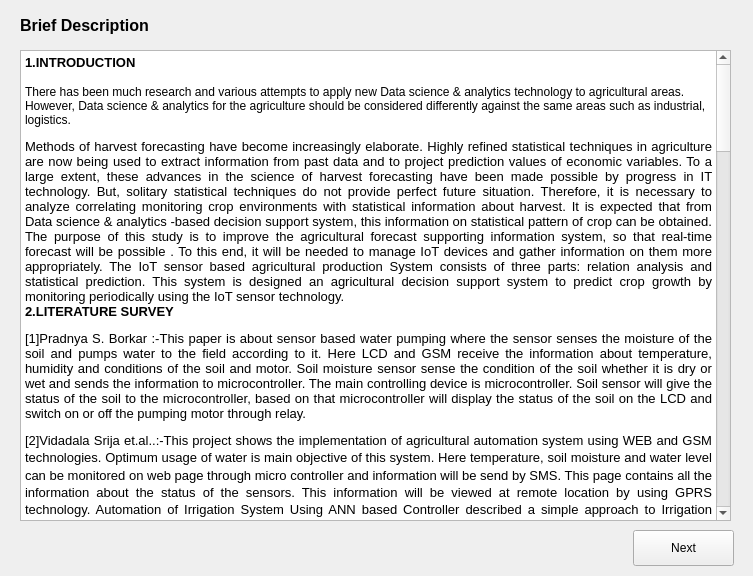
<?xml version="1.0" encoding="UTF-8"?>
<ui version="4.0">
 <class>Form</class>
 <widget class="QWidget" name="Form">
  <property name="geometry">
   <rect>
    <x>0</x>
    <y>0</y>
    <width>753</width>
    <height>576</height>
   </rect>
  </property>
  <property name="windowTitle">
   <string>Agriculture - Description</string>
  </property>
  <widget class="QLabel" name="label">
   <property name="geometry">
    <rect>
     <x>20</x>
     <y>10</y>
     <width>231</width>
     <height>31</height>
    </rect>
   </property>
   <property name="text">
    <string>&lt;html&gt;&lt;head/&gt;&lt;body&gt;&lt;p&gt;&lt;span style=&quot; font-size:12pt; font-weight:600;&quot;&gt;Brief Description&lt;/span&gt;&lt;/p&gt;&lt;/body&gt;&lt;/html&gt;</string>
   </property>
  </widget>
  <widget class="QTextBrowser" name="breiefDesp">
   <property name="geometry">
    <rect>
     <x>20</x>
     <y>50</y>
     <width>711</width>
     <height>471</height>
    </rect>
   </property>
   <property name="documentTitle">
    <string/>
   </property>
   <property name="html">
    <string>&lt;!DOCTYPE HTML PUBLIC &quot;-//W3C//DTD HTML 4.0//EN&quot; &quot;http://www.w3.org/TR/REC-html40/strict.dtd&quot;&gt;
&lt;html&gt;&lt;head&gt;&lt;meta name=&quot;qrichtext&quot; content=&quot;1&quot; /&gt;&lt;style type=&quot;text/css&quot;&gt;
p, li { white-space: pre-wrap; }
&lt;/style&gt;&lt;/head&gt;&lt;body style=&quot; font-family:'Noto Sans'; font-size:10pt; font-weight:400; font-style:normal;&quot;&gt;
&lt;p style=&quot; margin-top:0px; margin-bottom:0px; margin-left:0px; margin-right:0px; -qt-block-indent:0; text-indent:0px; line-height:100%;&quot;&gt;&lt;span style=&quot; font-family:'Times New Roman,serif'; font-weight:600; color:#000000;&quot;&gt;1.INTRODUCTION&lt;/span&gt;&lt;/p&gt;
&lt;p style=&quot;-qt-paragraph-type:empty; margin-top:0px; margin-bottom:0px; margin-left:0px; margin-right:0px; -qt-block-indent:0; text-indent:0px; line-height:100%; font-family:'Times New Roman,serif'; font-weight:600; color:#000000;&quot;&gt;&lt;br /&gt;&lt;/p&gt;
&lt;p style=&quot; margin-top:0px; margin-bottom:0px; margin-left:0px; margin-right:0px; -qt-block-indent:0; text-indent:0px; line-height:100%;&quot;&gt;&lt;span style=&quot; font-family:'Calibri,sans-serif'; font-size:9pt; color:#000000;&quot;&gt;There has been much research and various attempts to apply new Data science &amp;amp; analytics technology to agricultural areas. However, Data science &amp;amp; analytics for the agriculture should be considered differently against the same areas such as industrial, logistics.&lt;/span&gt;&lt;/p&gt;
&lt;p align=&quot;justify&quot; style=&quot; margin-top:12px; margin-bottom:0px; margin-left:0px; margin-right:0px; -qt-block-indent:0; text-indent:0px; line-height:100%; background-color:transparent;&quot;&gt;&lt;span style=&quot; font-family:'Calibri,sans-serif'; color:#000000;&quot;&gt;Methods of harvest forecasting have become increasingly elaborate. Highly refined statistical techniques in agriculture are now being used to extract information from past data and to project prediction values of economic variables. To a large extent, these advances in the science of harvest forecasting have been made possible by progress in IT technology. But, solitary statistical techniques do not provide perfect future situation. Therefore, it is necessary to analyze correlating monitoring crop environments with statistical information about harvest. It is expected that from Data science &amp;amp; analytics -based decision support system, this information on statistical pattern of crop can be obtained. The purpose of this study is to improve the agricultural forecast supporting information system, so that real-time forecast will be possible . To this end, it will be needed to manage IoT devices and gather information on them more appropriately. The IoT sensor based agricultural production System consists of three parts: relation analysis and statistical prediction. This system is designed an agricultural decision support system to predict crop growth by monitoring periodically using the IoT sensor technology.&lt;/span&gt;&lt;/p&gt;
&lt;p style=&quot; margin-top:0px; margin-bottom:0px; margin-left:0px; margin-right:0px; -qt-block-indent:0; text-indent:0px;&quot;&gt;&lt;span style=&quot; font-family:'Times New Roman,serif'; font-weight:600; color:#000000;&quot;&gt;2.LITERATURE SURVEY&lt;/span&gt;&lt;/p&gt;
&lt;p align=&quot;justify&quot; style=&quot; margin-top:12px; margin-bottom:0px; margin-left:0px; margin-right:0px; -qt-block-indent:0; text-indent:0px; line-height:100%;&quot;&gt;&lt;span style=&quot; font-family:'Times New Roman, serif'; color:#000000;&quot;&gt;[1]Pradnya S. Borkar :-This paper is about sensor based water pumping where the sensor senses the moisture of the soil and pumps water to the field according to it. Here LCD and GSM receive the information about temperature, humidity and conditions of the soil and motor. Soil moisture sensor sense the condition of the soil whether it is dry or wet and sends the information to microcontroller. The main controlling device is microcontroller. Soil sensor will give the status of the soil to the microcontroller, based on that microcontroller will display the status of the soil on the LCD and switch on or off the pumping motor through relay.&lt;/span&gt;&lt;/p&gt;
&lt;p align=&quot;justify&quot; style=&quot; margin-top:12px; margin-bottom:0px; margin-left:0px; margin-right:0px; -qt-block-indent:0; text-indent:0px; line-height:115%;&quot;&gt;&lt;span style=&quot; font-family:'Calibri,sans-serif'; color:#000000;&quot;&gt;[2]Vidadala Srija et.al..:-This project shows the implementation of agricultural automation system using WEB and GSM technologies. Optimum usage of water is main objective of this system. Here temperature, soil moisture and water level can be monitored on web page through micro controller and information will be send by SMS. This page contains all the information about the status of the sensors. This information will be viewed at remote location by using GPRS technology. Automation of Irrigation System Using ANN based Controller described a simple approach to Irrigation control problem using Artificial Neural Network Controller. The proposed system is compared with ON/OFF &lt;/span&gt;&lt;/p&gt;
&lt;p align=&quot;justify&quot; style=&quot; margin-top:12px; margin-bottom:0px; margin-left:0px; margin-right:0px; -qt-block-indent:0; text-indent:0px; line-height:115%;&quot;&gt;&lt;span style=&quot; font-family:'Calibri,sans-serif'; color:#000000;&quot;&gt;[3]Muhammad et al :-In this paper a simple approach to more efficient irrigation technique using artificial intelligence neural network controller. The proposed system is compared with ON/OFF controller and it is shown that ON/OFF Controller based System fails miserably because of its limitations of time delay it can’t give appropriate value within specified time. On the other hand ANN based approach has resulted in possible implementation of better and more efficient control .This paper depends on different types of parameter like root level , wind direction, soil saltiness etc. for more efficient decision. These controllers do not require a prior knowledge of system and have inherent ability to adapt to the changing conditions unlike conventional methods. It is noteworthy that ANN based systems can save lot of energy and water and can provide optimized results.&lt;/span&gt;&lt;/p&gt;
&lt;p align=&quot;justify&quot; style=&quot; margin-top:12px; margin-bottom:0px; margin-left:0px; margin-right:0px; -qt-block-indent:0; text-indent:0px; line-height:100%;&quot;&gt;&lt;span style=&quot; color:#000000;&quot;&gt;&lt;br /&gt;&lt;/span&gt;&lt;/p&gt;
&lt;p align=&quot;justify&quot; style=&quot; margin-top:12px; margin-bottom:0px; margin-left:0px; margin-right:0px; -qt-block-indent:0; text-indent:0px; line-height:115%;&quot;&gt;&lt;span style=&quot; font-family:'Calibri,sans-serif'; color:#000000;&quot;&gt;[4]Prathyusha.K:-Main purpose of this paper to reduce the wastage of water by using real time irrigation technique . It provides provide exact controlling of field by using the drip irrigation, atomizing the agricultural environment by using the components to implement this proposed system ARM LPC2148 Microcontroller is used . ARM LPC2148 Microcontroller and GSM are used for the automation of drip irrigation and also to monitor the field and gives the accurate results to the end user i.e to the farmer. By using this real time irrigation a farmer can reduce the water wastage upto 50 percent. MCU-based home wireless control centre is used along with one WSN centre node module and several data collecting nodes, GSM module, GSM network and mobile phone. The WSN data collecting node modules are connected with different types of sensors.&lt;/span&gt;&lt;/p&gt;
&lt;p align=&quot;justify&quot; style=&quot; margin-top:12px; margin-bottom:0px; margin-left:0px; margin-right:0px; -qt-block-indent:0; text-indent:0px; line-height:115%;&quot;&gt;&lt;span style=&quot; font-family:'Calibri,sans-serif'; color:#000000;&quot;&gt;[5]Pratibha Gangurde :-Due to popularity of wireless sensors networks and their wide spread use over military , agriculture, industry . Here in this paper the author observed different kind of used technology in agriculture and comparing them over different types of sensor used , different interface used for the sensors , their protocols use for communication . The brief categorization of used technology is very effective to know the limitations of the existing models and to get the effective model which can lead to the optimal solution and increase the production in agriculture. The Precision agriculture system performs various operations like sensing agricultural parameters , Identification of sensing location and data gathering, actuation and Control decision based on sensed data etc. &lt;/span&gt;&lt;/p&gt;
&lt;p align=&quot;justify&quot; style=&quot; margin-top:12px; margin-bottom:0px; margin-left:0px; margin-right:0px; -qt-block-indent:0; text-indent:0px; line-height:115%;&quot;&gt;&lt;span style=&quot; font-family:'Calibri,sans-serif'; color:#000000;&quot;&gt;[6].Akash Jain et al.:- In this paper remote monitoring systems using wireless protocols used by different researchers for betterment of agricultural yield is discussed. Some of the reviews are done on different papers N.G saha’s soil moisture monitoring system for précised irrigation, in some other studies related to agriculture in wireless sensor network researches measures different parameters collected from sensors .The proposed model of the author works on the XBEE module for the transfer data over network in real time and FPGA elements are used for monitoring the data.&lt;/span&gt;&lt;/p&gt;
&lt;p align=&quot;justify&quot; style=&quot; margin-top:12px; margin-bottom:0px; margin-left:0px; margin-right:0px; -qt-block-indent:0; text-indent:0px; line-height:100%;&quot;&gt;&lt;span style=&quot; font-family:'Times New Roman, serif'; color:#000000;&quot;&gt;[7]GopalaKrishna Moorthy .K:-The main purpose of this paper is to develop a smart wireless sensors networks for agriculture enviorment .The proposed system is divided into three parts field side , server side , client side .The hardware circuit used in the field side used to get the parameters via sensors . The collected data is transferred by a Zigbee module .The collected data in server side are saved in excel format and transferred with the help of mobile data . The client side securely stores the received data for future use for real time data use it uses drop box synchronization . &lt;/span&gt;&lt;/p&gt;
&lt;p align=&quot;justify&quot; style=&quot; margin-top:12px; margin-bottom:0px; margin-left:0px; margin-right:0px; -qt-block-indent:0; text-indent:0px; line-height:115%;&quot;&gt;&lt;span style=&quot; font-family:'Calibri,sans-serif'; color:#000000;&quot;&gt;[8]Prof. R. K. Moje:- This paper focuses on different crops that need different parameters of water , temperature , soil moisture etc. Here a wireless sensor network based on Zigbee/IEEE802.15.4 standard is utilized as a weather station network sending weather information . For better processing microcontroller LPC2138 32 bit embedded RISC processor is used. The Physical and media access layer are used for low data rate wireless personal area network .The frequency band supports different data gross rate .The sensed data are transmitted to receiver side via zigbee module through Tx and Rx pin and the recived data used for precision .&lt;/span&gt;&lt;/p&gt;
&lt;p align=&quot;justify&quot; style=&quot; margin-top:12px; margin-bottom:0px; margin-left:0px; margin-right:0px; -qt-block-indent:0; text-indent:0px; line-height:115%;&quot;&gt;&lt;span style=&quot; font-family:'Calibri,sans-serif'; color:#000000;&quot;&gt;[9]Ion Ionescu de la Brad:- The problem faced by the agriculture industry can be solved by using Artificial intelligence in agriculture . This paper focuses on expert system , artificial agent on agriculture , sensor for data collection , developing robots for agriculture purpose . This paper is mainly on literature survey and the data collected statistically .The author conducted Exploratory trials of 64 software and online expert systems for agriculture. The outcome from this was it is not happening for insufficiency of reliable data and systematic data which can be overcome by using intelligent agent in agriculture in farm level .&lt;/span&gt;&lt;/p&gt;
&lt;p align=&quot;justify&quot; style=&quot; margin-top:12px; margin-bottom:0px; margin-left:0px; margin-right:0px; -qt-block-indent:0; text-indent:0px; line-height:115%;&quot;&gt;&lt;span style=&quot; font-family:'Calibri,sans-serif'; color:#000000;&quot;&gt;[10]Miss.Snehal S.Dahikar:- This paper explains how local climate in India affects agriculture due to wrong selection of crop in respect of the climate . Artificial intelligence is used and with the help of the data gathered from the environment is analyzed and a suitable crop is choose to produce more crop . In this model the back propagation algorithm (Rumelhart and McClelland, 1986) is used in layered feed-forward ANNs is used which propagates the signal in forward direction and propagate the error in backward direction. By collecting the error and minimizing the chance of error this model gradually leads to ward optimal solution , from the collected data and by pattern matching technique it refers the more efficient crop in that climate condition .&lt;/span&gt;&lt;/p&gt;
&lt;p style=&quot; margin-top:0px; margin-bottom:0px; margin-left:0px; margin-right:0px; -qt-block-indent:0; text-indent:0px;&quot;&gt;&lt;span style=&quot; font-family:'Times New Roman, serif'; color:#000000;&quot;&gt;[11]Shaik Jhani Bhasha:- In this paper the author implemented a prototype of a mechanism using PIC16F877A microcontroller. This peripheral interface controller is used because of its low cost , wide availability , serial program capability and its reprogrammable flash memory function .The water level when reaches the required level the microcontroller senses it and activates the relay driver to switch OFF the motor if it turned of because of some reason the GSM modem sends it via a message to the user by which the user can send a ON message to the controller to switch it on . This is an effective way to minimize the burden of watering the agriculture field.&lt;/span&gt;&lt;/p&gt;
&lt;p style=&quot; margin-top:0px; margin-bottom:0px; margin-left:0px; margin-right:0px; -qt-block-indent:0; text-indent:0px;&quot;&gt;&lt;span style=&quot; font-family:'Times New Roman, serif'; color:#000000;&quot;&gt;[12]Rakesh Patel:- The author describes how cloud computing can positively impact on agriculture sector, where the end user that is farmers do not require to know anything about the service he/she is getting but the farmer can get the service by different categories of cloud computing services such as SAAS, PAAS , IAAS . Some of the examples of enhancement of agriculture by the help of cloud computing described like Cloud agro service , e-data bank, e-knowledge sharing where the farmer can get help from any part of the country which can give an instant solution to the end user, some times the user can interact with the expert to by the help of live conversation . A term Gandhi Engineering as cloud computing provides low cost , high operational efficiency , elasticity and scalability .&lt;/span&gt;&lt;/p&gt;
&lt;p align=&quot;justify&quot; style=&quot; margin-top:12px; margin-bottom:0px; margin-left:0px; margin-right:0px; -qt-block-indent:0; text-indent:0px; line-height:115%;&quot;&gt;&lt;span style=&quot; font-family:'Calibri,sans-serif'; color:#000000;&quot;&gt;[13]B. MiloviC:- In this paper how data mining is implemented to access the large scale of agriculture related data in a effective manner . It describes the way of data classification and regression such as Association rules, Cluster analysis ,text mining task , Link analysis task and the different types of data mining techniques are used which can help to get the searched data are Artificial neural network ,Condition tree , nearest neighborhood method , Genetic algorithm. Data mining technique helps in comparing yield , taking decision , setting average production by comparing. This paper also describes the difficulties hidden with it like for data mining electronic records are needed which need consistent monitoring to gather the data and the main problem with it is the agriculture data is vast and heterogeneous in nature. &lt;/span&gt;&lt;/p&gt;
&lt;p align=&quot;justify&quot; style=&quot; margin-top:12px; margin-bottom:0px; margin-left:0px; margin-right:0px; -qt-block-indent:0; text-indent:0px; line-height:100%;&quot;&gt;&lt;span style=&quot; font-family:'Times New Roman, serif'; color:#000000;&quot;&gt;[14].Anup Vibhute: Here author describes the use image processing for the purpose of analysis of agriculture field. As the time taken by the expert user to get the required result can be reduced by using this technique. RS data and pattern recognition technique was used to estimate direct and independent crop area in the study region , Visual techniques based on FCC (False Color Composite) were generated at different bands and were assigned with blue, green and red colors where as the digital techniques applied to each pixel and use full dynamic range of observations were preferred for crop discrimination .The author compared many other papers and gave a brief knowledge about the workings principle and describing the effective use of techniques to get optimized result . &lt;/span&gt;&lt;/p&gt;
&lt;p align=&quot;justify&quot; style=&quot; margin-top:12px; margin-bottom:0px; margin-left:0px; margin-right:0px; -qt-block-indent:0; text-indent:0px; line-height:100%;&quot;&gt;&lt;span style=&quot; font-family:'Calibri,sans-serif'; color:#000000;&quot;&gt;[15].M. P. Raj :&lt;/span&gt;&lt;span style=&quot; font-family:'Calibri,sans-serif'; color:#252525;&quot;&gt; This paper explores employment of pattern recognition in an agricultural domain. The pattern recognition deals with the automatic discoveries of regularities in data using computer algorithm . Basic steps of pattern recognition process which are defined in this process are Processing , Feature Extraction , Feature Selection classification and decision making . The different pattern recognition modes like Statistical model , syntactical model , Template matching , Neural network. The training data given is both in target values and without target values which helps to classify the similar data and categories them , so the explain model uses both supervised model and unsupervised model for input data classification and to provide desired solution to the problem .Different papers are reviewed and their techniques used in farming or agriculture are discussed .&lt;/span&gt;&lt;/p&gt;
&lt;p align=&quot;justify&quot; style=&quot; margin-top:12px; margin-bottom:0px; margin-left:0px; margin-right:0px; -qt-block-indent:0; text-indent:0px; line-height:115%;&quot;&gt;&lt;span style=&quot; font-family:'Calibri,sans-serif'; color:#000000;&quot;&gt;[16].YETHIRAJ N G: In this paper some techniques of data mining techniques are explained such as ID3 algorithms, the k-means, the k nearest neighbor, artificial neural networks and support vector machines in the field of agriculture . This paper describes a project that is applying a range of machine learning strategies to problems in agriculture and horticulture . The author briefly surveyed the techniques emerged from machine learning to set a workbench for experimenting with a verity of techniques. A case study of interpreting paddy distributions of three counties on Northern Taiwan during two crop seasons on year 2000 using multi-temporal imageries together with cadastre GIS by Bayesian posteriori probability classifier was also studied. &lt;/span&gt;&lt;/p&gt;
&lt;p align=&quot;justify&quot; style=&quot; margin-top:12px; margin-bottom:0px; margin-left:0px; margin-right:0px; -qt-block-indent:0; text-indent:0px; line-height:100%;&quot;&gt;&lt;span style=&quot; font-family:'Calibri,sans-serif'; color:#000000;&quot;&gt;[17]Veena Divya: The author in this paper used android based software platform for automated irrigation control system .The microcontroller and GSM modules are connected through MAX232 .At required situations the microcontroller gives signal to called mobile which is in auto answering mode and then it interacts with the valve to communicate and do the necessary operation like opening and closing the valve. The minimum power supply should be +5 V. Drip irrigation system is used here as in minimize the loss of water and it is effective in maximize the yield . These are applications written in Java. Some of basic applications include an calendar, email client, SMS program, maps, making phone calls, accessing the Web browser, accessing your contacts list and others. The basic architecture works with the Applications, application frame work , libraries , linux kernel and baseband.&lt;/span&gt;&lt;/p&gt;
&lt;p align=&quot;justify&quot; style=&quot; margin-top:12px; margin-bottom:0px; margin-left:0px; margin-right:0px; -qt-block-indent:0; text-indent:0px; line-height:100%;&quot;&gt;&lt;span style=&quot; font-family:'Times New Roman, serif'; color:#000000;&quot;&gt;[18]Surabhi Singh : The basic idea behind this paper is to study the flow of data through a wireless transmission making use of wireless sensor network and monitoring system. Various paper are studied to measure the different attributes of soil like moisture, water flux, conductivity, etc . The system layout is discussed in both top-down and bottom –up approach . The total system is designed in Six layers those are the technical details, data processing and manipulation, sensing and indication are considered in Requirement level , the detailed assessment of system requirements are analyzed in Specification level , Architecture level deals with the hardware partition, performance and analysis. , Component level work with both hardware and software component , Integration level integrates all the hardware and software components together and builds a structural network. , in Application level the system developed is implemented to the agricultural field and the task of precise monitoring and control is carried out for maintain the crop quality and production.&lt;/span&gt;&lt;/p&gt;
&lt;p align=&quot;justify&quot; style=&quot; margin-top:12px; margin-bottom:0px; margin-left:0px; margin-right:0px; -qt-block-indent:0; text-indent:0px; line-height:100%;&quot;&gt;&lt;span style=&quot; font-family:'Times New Roman, serif'; color:#000000;&quot;&gt;[19].Sweeti. A. Parwatkar: This paper presents the use of zigbee wireless technology in automated irrigation management system which uses wireless sensor networks. Zigbee carries some advantages like being of low cost, low power and wireless mesh topology networking standard. The objective Of the System is to conserve energy &amp;amp; water resources.To handles the system manually and automatically. Different types of irrigation methods are explained here such as surface irrigation, micro irrigation methods and their sub categories . In this paper classification of existing systems are done where brief description of Zigbee, Bluetooth LE, Wavenis, Insteon, Enocean, UWB are done and the proposed system is given on the basis of best outcome by analyzing them. .&lt;/span&gt;&lt;/p&gt;
&lt;p align=&quot;justify&quot; style=&quot; margin-top:12px; margin-bottom:0px; margin-left:0px; margin-right:0px; -qt-block-indent:0; text-indent:0px; line-height:100%;&quot;&gt;&lt;span style=&quot; font-family:'Times New Roman, serif'; color:#000000;&quot;&gt;[20]Chetana A. Kestikar: In this paper the author made a user friendly and efficient automated wireless watering system. The user interface for this system is developed using C# in .NET Framework 3.5. For the microcontroller and other hardware programming embedded C in AVR Studio is used. The system architecture is divided in two parts the PC side and the hardware components on the field. Different hardware which were used are described. This system uses both manual and automatic mode of operation. Thr message containing ‘$S’ is sent to the microcontroller via GSM Modem through the program and before it displays to the user ‘/’ acts as a splitter which helps to recognize the values. The system also provides the log file of the events carried out.&lt;/span&gt;&lt;/p&gt;
&lt;p align=&quot;justify&quot; style=&quot; margin-top:12px; margin-bottom:0px; margin-left:0px; margin-right:0px; -qt-block-indent:0; text-indent:0px; line-height:100%;&quot;&gt;&lt;span style=&quot; font-family:'Calibri,sans-serif'; color:#000000;&quot;&gt;[21]Alaa Rahhoom Hadi: This paper emphasizes on this issue and resolves the issues and gives the Automated techniques are the best solution for minimizing the power, reduce waste of water and increase the efficiency. In this system Information is exchanged between far end and designed system via GPRS module. MAX232 is used to connect the GSM module and microcontroller. The zone of the plant, a root is put a wetted profile where the little amount of water lead to deep percolation this is the main merits of this technique. A solenoid valves an electromechanically operated valve. The valve is controlled by an electric current through a solenoid . The Android operation system which was written with Java language using the Android Software Development kit (SDK). A multi-language software is used known as eclipse. A long enough pipe is used which is helpful to reach the roots and the operation is controlled by the solenoid valve.&lt;/span&gt;&lt;/p&gt;
&lt;p align=&quot;justify&quot; style=&quot; margin-top:12px; margin-bottom:0px; margin-left:0px; margin-right:0px; -qt-block-indent:0; text-indent:0px; line-height:100%;&quot;&gt;&lt;span style=&quot; font-family:'Times New Roman, serif'; color:#000000;&quot;&gt;[22]ARUNA.P : The purpose of this paper is to provide more facility in agriculture field by using Zigbee. The project describes an application of a wireless sensor network for low-cost wireless monitored and controlled irrigation. there are two Microcontroller units, one unit is placed in agricultural field and the other unit is placed in main control unit which is interfaced with motor unit .The author described many existing systems and their working . The proposed system where the zigbee itself acts as a receiver and transmitter channel . The design process of the proposed system is Device specification , Architecture and component . The observed humidity and moisture sensors are within the fixed level the motor is in off condition and the LCD display shows the &amp;quot;OFF” condition of motor , when Irrigation System is ON then the value of crop Temperature, humidity, Soil moisture crossed the fixed value then buzzer gets ON and displays on master node LCD and PC.&lt;/span&gt;&lt;/p&gt;
&lt;p align=&quot;justify&quot; style=&quot; margin-top:12px; margin-bottom:0px; margin-left:0px; margin-right:0px; -qt-block-indent:0; text-indent:0px; line-height:115%;&quot;&gt;&lt;span style=&quot; font-family:'Calibri,sans-serif'; color:#000000;&quot;&gt;[23]Dr. D.K.Sreekantha: Automation of farming practices has proved to increase the food production levels. This paper surveys the work carried out by various researchers to get a holistic picture on current state of implementation of automation in agricultural practices around the world. The author describes different challenges in agriculture such as Small and scattered land holdings, Affordability and financing of farm equipment, Poor quality levels of equipment procurement mechanism and poor after sales service etc. Here the author studied different papers and explained the working principles and various technique they used.&lt;/span&gt;&lt;/p&gt;
&lt;p align=&quot;justify&quot; style=&quot; margin-top:12px; margin-bottom:0px; margin-left:0px; margin-right:0px; -qt-block-indent:0; text-indent:0px; line-height:115%;&quot;&gt;&lt;span style=&quot; font-family:'Calibri,sans-serif'; color:#000000;&quot;&gt;[24]S.S.Katariya: The author explains the four major work in agriculture field which is done by a robot without giving any human support. The robot still running on a white track they are given a delay after equal interval of time and at that equal interval of time the robot stop and do the operation of 1) Pesticide spraying 2) Dropping the seed’s 3) Ploughing 4) Providing water to crop. The controlled action according to output of comparator which followed by different equation . This paper is only works in linear path food farming it is not possible for the crop field where white line is not possible.&lt;/span&gt;&lt;/p&gt;
&lt;p align=&quot;justify&quot; style=&quot; margin-top:12px; margin-bottom:0px; margin-left:0px; margin-right:0px; -qt-block-indent:0; text-indent:0px; line-height:100%;&quot;&gt;&lt;span style=&quot; font-family:'Times New Roman, serif'; color:#000000;&quot;&gt;[25]Muhammad Umair:- This paper represents Artificial Neural Network (ANN) based intelligent control system for effective irrigation scheduling . The proposed Artificial Neural Network (ANN) based controller have prototyped using MATLAB .The procedure of irrigation is described in two ways open loop controller and closed loop controller both the ways uses physical parameter for the purpose of irrigation. Input parameters like temperature , humidity ,wind speed and radiation which directly influence the procedure of irrigation which is expressed by the Penman method is updated by FAO .The control unit consist of artificial neural network which which supervises the amount of water which should be supplied in order to optimized the whole system.&lt;/span&gt;&lt;/p&gt;
&lt;p align=&quot;justify&quot; style=&quot; margin-top:12px; margin-bottom:0px; margin-left:0px; margin-right:0px; -qt-block-indent:0; text-indent:0px; line-height:100%;&quot;&gt;&lt;span style=&quot; font-family:'Times New Roman, serif'; color:#000000;&quot;&gt;[26]. R.Revathi :- This paper explained an irrigation system using microcontroller, GSM module and a moisture sensor, which helps in providing an effective and reliable irrigation system. The system was built with single chip 80C51 module and GTM900C GPRS (General Packet Radio Service) module. The major objectives of the proposed system are low cost and effective with less power consumption using sensors for remote monitoring and controlling devices which are controlled via SMS using a GSM module. The system works with a GSM FLYSCALE SIM900 module and Arduino Uno microcontroller and a moisture sensor. The command signals from the user are obtained as messages from the user by the GSM module. This GSM module converts the message into hexadecimal code so that the microcontroller could process it.&lt;/span&gt;&lt;/p&gt;
&lt;p align=&quot;justify&quot; style=&quot; margin-top:12px; margin-bottom:0px; margin-left:0px; margin-right:0px; -qt-block-indent:0; text-indent:0px; line-height:115%;&quot;&gt;&lt;span style=&quot; font-family:'Calibri,sans-serif'; color:#000000;&quot;&gt;[27]Shriyash Thawali: This paper represents a robot capable of performing operations like automatic ploughing, seed dispensing and pesticide spraying. Control of this agro-bot will be wireless. Design and analyze a real time system for these robot give a solution and proposed a model which can be used in real time field. the robot Analyzed the design of plough tool and developed for real time system. The robotic system is built using high torque DC motor, communication module, relay driver circuit, Battery package, microcontroller. The mechanical parts of the robot are designed with the help of Pro-E Design Software. By the help of this type of robot the author tried to minimize some problem in agriculture field .&lt;/span&gt;&lt;/p&gt;
&lt;p align=&quot;justify&quot; style=&quot; margin-top:12px; margin-bottom:0px; margin-left:0px; margin-right:0px; -qt-block-indent:0; text-indent:0px; line-height:100%;&quot;&gt;&lt;span style=&quot; font-family:'Times New Roman, serif'; color:#000000;&quot;&gt;[28]Gaurav Jadhav : In this paper raspberry-pi is taken as main board and sensors collect s all the real time data from environment and this real time data is fetched by the web server and display it. The systems mentioned in this paper are active in achieving the purpose of collecting sensor data and storing them over server . The in-built features of MySQL servers, namely Triggers Delimiters, using these features of MySQL, expected data ranges can be specified in the database table. The collected data from all the nodes are collected, this information is transmitted to a local base station (ATmega 128) through multi-hop transmission. API for the Internet of Things that enables users to collect, store, analyze, visualize, and act on data from sensors or actuators. Here author created a ThingSpeak channels store data sent to them from apps or devices. API keys enable users to write data to a channel or read data from a private channel.&lt;/span&gt;&lt;/p&gt;
&lt;p align=&quot;justify&quot; style=&quot; margin-top:12px; margin-bottom:0px; margin-left:0px; margin-right:0px; -qt-block-indent:0; text-indent:0px; line-height:100%;&quot;&gt;&lt;span style=&quot; font-family:'Calibri,sans-serif'; color:#000000;&quot;&gt;[29]Jaideep Nuvvula : This paper proposed a monitoring unit for Controlled Environment Agriculture (CEA) that is designed using the state-of-art hardware specifications and multiple sensors. The proposed device can be readily used in practice in the Hydroponics environment and has great potential for other applications like green house agriculture, vertical farming. The CEA’s System provides automated control and monitoring program . This proposed work offer ease of use, effective and reliable control system. The proposed system is modelled using Arduino development kit which connects to light sensor measuring the light intensity, environment temperature/humidity sensor for getting the and humidity in the surroundings, soil moisture sensor for volumetric water level, and air toxicity measuring carbon monoxide and oxygen levels. The results obtained from the device have indicated that the performance is well, especially in collecting, logging and analyzing the sporadic data from the sensors that is transferred to central node for farmers’ use.&lt;/span&gt;&lt;/p&gt;
&lt;p align=&quot;justify&quot; style=&quot; margin-top:12px; margin-bottom:0px; margin-left:0px; margin-right:0px; -qt-block-indent:0; text-indent:0px; line-height:100%;&quot;&gt;&lt;span style=&quot; font-family:'Times New Roman, serif'; color:#000000;&quot;&gt;[30]Christoph Husemann: This paper aims on the deduction of a concrete FMIS from a general Farm Management Information Systems (FMIS). The concrete FMIS has to focus on the needs of medium-sized and multifunctional farms. FMIS accurately display all branches of the farm at hand, so that the newly developed FMIS represents a valuable tool for the farmer to successfully manage the farm. The main objective of this paper is planning , organizing ,monitoring , controlling . The authors reviewed historical and contemporary literature to analyze different general ISs. The analyzed case study farm is a good example of such a complex farm structure. the case-study farm has three major braches, namely “Plant Production”, “Services” and “Livestock Production”. The branch “Plant Production”. The case-study farm emphasizes on an easy adaptation, user-friendliness, and accuracy in depicting the various production processes and services&lt;/span&gt;&lt;/p&gt;
&lt;p align=&quot;justify&quot; style=&quot; margin-top:12px; margin-bottom:0px; margin-left:0px; margin-right:0px; -qt-block-indent:0; text-indent:0px; line-height:100%;&quot;&gt;&lt;span style=&quot; font-family:'Times New Roman, serif'; color:#000000;&quot;&gt;[31]Bishnu Deo Kumar: In this paper automatic irrigation which is controlled by the ATMEGA 328 which keep track of the fluctuation in the environment by the help of sensors . Ardunio is used for the coding .The microcontroller senses the signal by the help of OP AMP comparator which acts as a interface between the sensing arrangements and the microcontroller . This system keep track of the both temperature and humidity of the soil which provide the detail data about the requirement of the field . This leads to a enhanced irrigation process and reducing the pressure of the farmer .&lt;/span&gt;&lt;/p&gt;&lt;/body&gt;&lt;/html&gt;</string>
   </property>
  </widget>
  <widget class="QPushButton" name="pushButton">
   <property name="geometry">
    <rect>
     <x>633</x>
     <y>530</y>
     <width>101</width>
     <height>36</height>
    </rect>
   </property>
   <property name="text">
    <string>Next</string>
   </property>
  </widget>
 </widget>
 <resources/>
 <connections/>
</ui>
